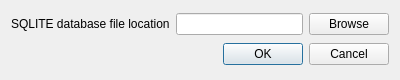
<?xml version="1.0" encoding="UTF-8"?>
<ui version="4.0">
 <class>FirstTimeSetup</class>
 <widget class="QDialog" name="FirstTimeSetup">
  <property name="geometry">
   <rect>
    <x>0</x>
    <y>0</y>
    <width>400</width>
    <height>80</height>
   </rect>
  </property>
  <property name="maximumSize">
   <size>
    <width>400</width>
    <height>80</height>
   </size>
  </property>
  <property name="windowTitle">
   <string>Dialog</string>
  </property>
  <layout class="QGridLayout" name="gridLayout">
   <item row="0" column="0">
    <layout class="QHBoxLayout" name="horizontalLayout">
     <item>
      <widget class="QLabel" name="label">
       <property name="text">
        <string>SQLITE database file location</string>
       </property>
      </widget>
     </item>
     <item>
      <widget class="QLineEdit" name="lineEdit"/>
     </item>
     <item>
      <widget class="QPushButton" name="BrowseButton">
       <property name="text">
        <string>Browse</string>
       </property>
      </widget>
     </item>
    </layout>
   </item>
   <item row="1" column="0">
    <widget class="QDialogButtonBox" name="buttons">
     <property name="orientation">
      <enum>Qt::Horizontal</enum>
     </property>
     <property name="standardButtons">
      <set>QDialogButtonBox::Cancel|QDialogButtonBox::Ok</set>
     </property>
    </widget>
   </item>
  </layout>
 </widget>
 <resources/>
 <connections>
  <connection>
   <sender>buttons</sender>
   <signal>accepted()</signal>
   <receiver>FirstTimeSetup</receiver>
   <slot>accept()</slot>
   <hints>
    <hint type="sourcelabel">
     <x>248</x>
     <y>254</y>
    </hint>
    <hint type="destinationlabel">
     <x>157</x>
     <y>274</y>
    </hint>
   </hints>
  </connection>
  <connection>
   <sender>buttons</sender>
   <signal>rejected()</signal>
   <receiver>FirstTimeSetup</receiver>
   <slot>reject()</slot>
   <hints>
    <hint type="sourcelabel">
     <x>316</x>
     <y>260</y>
    </hint>
    <hint type="destinationlabel">
     <x>286</x>
     <y>274</y>
    </hint>
   </hints>
  </connection>
 </connections>
</ui>
